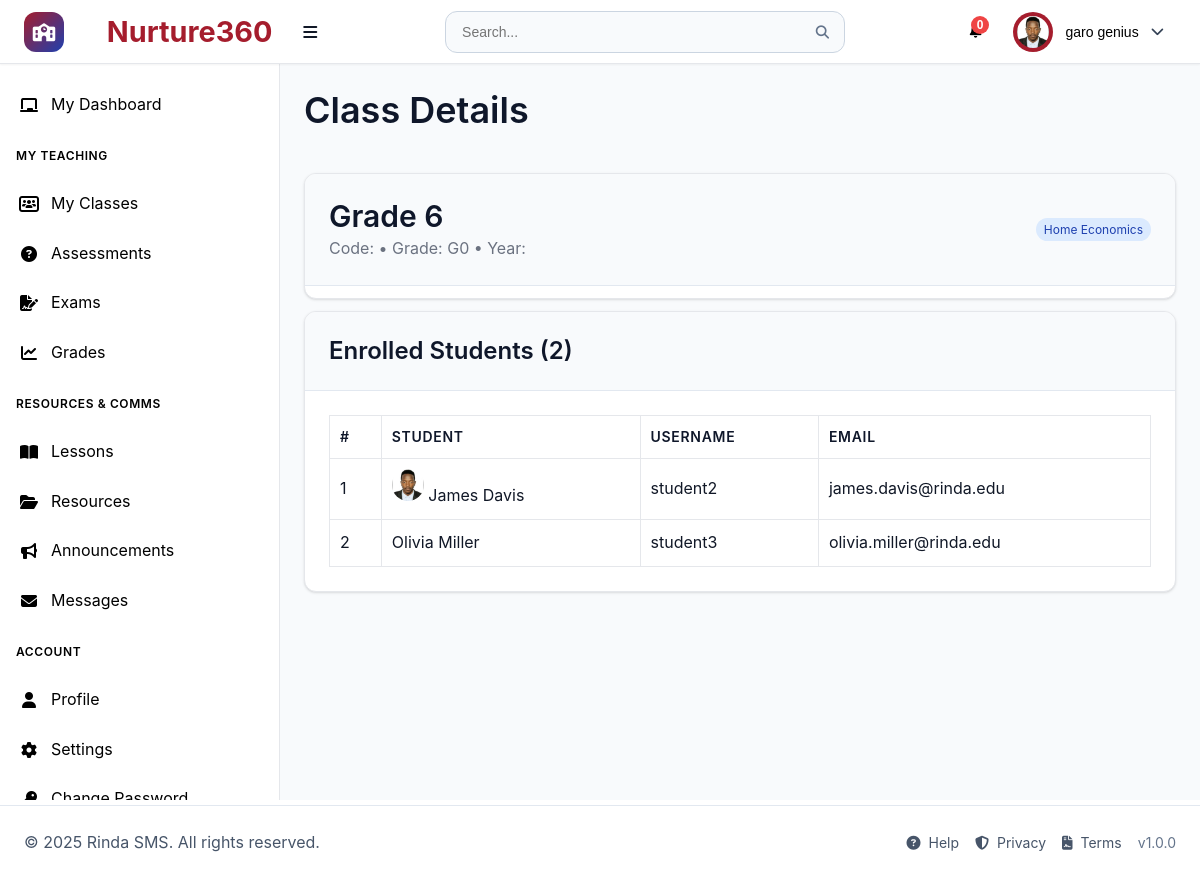
Screenshot of /pages/class_detail.php?id=6 (signed in) with the database file from the repository.
### tables this page shows
CREATE TABLE `users` (
  `id` int(11) NOT NULL,
  `username` varchar(50) NOT NULL,
  `email` varchar(100) NOT NULL,
  `password_hash` varchar(255) NOT NULL,
  `first_name` varchar(50) NOT NULL,
  `last_name` varchar(50) NOT NULL,
  `role` enum('superadmin','teacher','student','supervisor') NOT NULL,
  `phone` varchar(20) DEFAULT NULL,
  `address` text DEFAULT NULL,
  `profile_image` varchar(255) DEFAULT NULL,
  `is_active` tinyint(1) DEFAULT 1,
  `email_verified` tinyint(1) DEFAULT 0,
  `two_factor_enabled` tinyint(1) DEFAULT 0,
  `last_login` datetime DEFAULT NULL,
  `created_at` timestamp NOT NULL DEFAULT current_timestamp(),
  `updated_at` timestamp NOT NULL DEFAULT current_timestamp() ON UPDATE current_timestamp()
);

CREATE TABLE `classes` (
  `id` int(11) NOT NULL,
  `class_name` varchar(100) NOT NULL,
  `class_code` varchar(255) DEFAULT NULL,
  `virtual_link` varchar(500) DEFAULT NULL,
  `grade_level` int(11) DEFAULT NULL,
  `academic_year` varchar(10) DEFAULT NULL,
  `max_students` int(11) DEFAULT 30,
  `description` text DEFAULT NULL,
  `is_active` tinyint(1) DEFAULT 1,
  `created_at` timestamp NOT NULL DEFAULT current_timestamp(),
  `updated_at` timestamp NOT NULL DEFAULT current_timestamp() ON UPDATE current_timestamp()
);

CREATE TABLE `subjects` (
  `subject_id` int(11) NOT NULL,
  `class_id` int(11) DEFAULT NULL,
  `title` varchar(255) NOT NULL,
  `subject_code` varchar(20) DEFAULT NULL,
  `description` text DEFAULT NULL,
  `credits` int(11) DEFAULT 1,
  `is_active` tinyint(1) DEFAULT 1,
  `created_at` timestamp NOT NULL DEFAULT current_timestamp(),
  `updated_at` timestamp NOT NULL DEFAULT current_timestamp() ON UPDATE current_timestamp()
);

### pages/class_detail.php (the view, shortened to what this page needs)
<?php
$pdo = getDBConnection();
$teacherId = getCurrentUserId();
$classId = (int)($_GET['id'] ?? 0);
$error = '';
$class = null;
$teacherSubjects = [];
$students = [];
try {
    $cStmt = $pdo->prepare("SELECT id, class_name, class_code, grade_level, academic_year, description, max_students FROM classes WHERE id=?");
    $cStmt->execute([$classId]);
    $class = $cStmt->fetch();
    $sStmt = $pdo->prepare("SELECT s.subject_id AS id, s.title AS subject_name, s.subject_code
                            FROM teacher_assignments ta
                            JOIN subjects s ON s.subject_id = ta.subject_id
                            WHERE ta.teacher_id=? AND ta.class_id=? AND COALESCE(ta.is_active,1)=1
                            ORDER BY s.title");
    $sStmt->execute([$teacherId, $classId]);
    $teacherSubjects = $sStmt->fetchAll();
    $stStmt = $pdo->prepare("SELECT u.id, u.first_name, u.last_name, u.username, u.email, u.profile_image
                              FROM student_enrollments se
                              JOIN users u ON u.id = se.student_id
                              WHERE se.class_id=?
                              ORDER BY u.first_name, u.last_name");
    $stStmt->execute([$classId]);
    $students = $stStmt->fetchAll();
} catch (Throwable $e) {
    $error = $e->getMessage();
}
include '../components/header.php';
?>
<div class="dashboard-container">
  <?php include '../components/sidebar.php'; ?>
  <main class="main-content">
    <div class="page-header"><h1>Class Details</h1></div>
    <?php if (!empty($error)): ?>
      <div class="alert alert-danger"><?php echo htmlspecialchars($error); ?></div>
    <?php else: ?>
      <div class="card">
        <div class="card-header class-header">
          <div>
            <h2 style="margin:0;"><?php echo htmlspecialchars($class['class_name']); ?></h2>
            <div class="meta">Code: <?php echo htmlspecialchars($class['class_code']); ?> • Grade: G<?php echo (int)$class['grade_level']; ?> • Year: <?php echo htmlspecialchars($class['academic_year']); ?></div>
          </div>
          <div class="subject-badges">
            <?php if ($teacherSubjects): foreach ($teacherSubjects as $s): ?>
              <span class="badge"><?php echo htmlspecialchars($s['subject_name']); ?></span>
            <?php endforeach; else: ?>
              <span class="meta">No subjects assigned.</span>
            <?php endif; ?>
          </div>
        </div>
      </div>
      <div class="card" style="margin-top:12px;">
        <div class="card-header"><h3 style="margin:0;">Enrolled Students (<?php echo count($students); ?>)</h3></div>
        <div class="card-content">
          <?php if ($students): ?>
          <div class="table-responsive">
            <table class="table">
              <thead>
                <tr>
                  <th>#</th>
                  <th>Student</th>
                  <th>Username</th>
                  <th>Email</th>
                </tr>
              </thead>
              <tbody>
                <?php $i=1; foreach ($students as $stu): ?>
                  <tr>
                    <td><?php echo $i++; ?></td>
                    <td>
                      <?php
                        $pi = $stu['profile_image'] ?? '';
                        $url = '';
                        if (!empty($pi)) {
                          if (preg_match('/^https?:\/\//i', $pi)) { $url = $pi; }
                          else if (strpos($pi,'/') !== false) {
                            $p = ltrim($pi,'/'); if (strpos($p,'rinda/')===0) { $p = substr($p, strlen('rinda/')); }
                            $url = (strpos($p,'uploads/')===0) ? ('../'.$p) : ('../uploads/users/'.rawurlencode(basename($p)));
                          } else { $url = '../uploads/users/'.rawurlencode($pi); }
                        }
                      ?>
                      <img src="<?php echo htmlspecialchars($url); ?>" alt="" class="student-avatar" onerror="this.style.display='none';">
                      <?php echo htmlspecialchars(trim(($stu['first_name']??'').' '.($stu['last_name']??''))); ?>
                    </td>
                    <td><?php echo htmlspecialchars($stu['username']??''); ?></td>
                    <td><?php echo htmlspecialchars($stu['email']??''); ?></td>
                  </tr>
                <?php endforeach; ?>
              </tbody>
            </table>
          </div>
          <?php endif; ?>
        </div>
      </div>
    <?php endif; ?>
  </main>
</div>
<?php include '../components/footer.php'; ?>

### components/header.php (shortened to what this page needs)
<?php
require_once '../config/config.php';
$user_id = $_SESSION['user_id'] ?? null;
$first_name = $_SESSION['first_name'] ?? '';
$last_name = $_SESSION['last_name'] ?? '';
$user_role = $_SESSION['role'] ?? '';
$profile_image = '';
$profile_image_url = '';
try {
    $pdo = getDBConnection();
    $settings_stmt = $pdo->prepare("SELECT setting_key, setting_value FROM system_settings WHERE setting_key IN ('app_name', 'theme_primary_color', 'theme_secondary_color', 'theme_accent_color', 'theme_mode', 'app_logo', 'app_favicon', 'brand_display')");
    $settings_stmt->execute();
    $settings = [];
    while ($row = $settings_stmt->fetch()) {
        $settings[$row['setting_key']] = $row['setting_value'];
    }
    if ($user_id) {
        $uStmt = $pdo->prepare("SELECT profile_image FROM users WHERE id = ? LIMIT 1");
        $uStmt->execute([$user_id]);
        $uRow = $uStmt->fetch();
        if ($uRow && !empty($uRow['profile_image'])) {
            $profile_image = $uRow['profile_image'];
        }
    }
} catch (PDOException $e) {
    $settings = [
        'app_name' => APP_NAME,
        'theme_primary_color' => DEFAULT_PRIMARY_COLOR,
        'theme_mode' => 'light'
    ];
}
$app_name = $settings['app_name'] ?? APP_NAME;
$theme_mode = $settings['theme_mode'] ?? 'light';
$app_logo = $settings['app_logo'] ?? '';
$brand_display = $settings['brand_display'] ?? 'both';
$hasLogo = !empty($app_logo);
$mode = in_array($brand_display, ['logo','name','both'], true) ? $brand_display : 'both';
$showLogo = $hasLogo && ($mode === 'logo' || $mode === 'both');
$showName = ($mode === 'name' || $mode === 'both');
$showIcon = !$showLogo;
if (!empty($profile_image)) {
    if (preg_match('/^https?:\/\//i', $profile_image)) {
        $profile_image_url = $profile_image;
    } else if (strpos($profile_image, '/') !== false) {
        $p = ltrim($profile_image, '/');
        if (strpos($p, 'rinda/') === 0) {
            $p = substr($p, strlen('rinda/'));
        }
        if (strpos($p, 'uploads/') === 0) {
            $profile_image_url = '../' . $p;
        } else {
            if ($user_role === 'teacher') {
                $profile_image_url = '../uploads/teachers/' . rawurlencode(basename($p));
            } else {
                $profile_image_url = '../uploads/users/' . rawurlencode(basename($p));
            }
        }
    } else {
        if ($user_role === 'teacher') {
            $profile_image_url = '../uploads/teachers/' . rawurlencode($profile_image);
        } else {
            $profile_image_url = '../uploads/users/' . rawurlencode($profile_image);
        }
    }
}
?>
<!DOCTYPE html>
<html lang="en" data-theme="<?php echo $theme_mode; ?>">
<head>
    <link rel="stylesheet" href="../assets/css/main.css">
    <link rel="stylesheet" href="../assets/css/components.css">
    <link rel="stylesheet" href="../assets/css/dashboard.css">
    <link rel="stylesheet" href="https://cdnjs.cloudflare.com/ajax/libs/font-awesome/6.4.0/css/all.min.css">
</head>
<body class="role-<?php echo htmlspecialchars($user_role); ?>">
    <header class="header">
        <div class="header-left">
            <?php if ($showIcon): ?>
            <div class="school-icon">
                <i class="fas fa-school"></i>
            </div>
            <?php endif; ?>
            <div class="logo">
                <?php if ($showName): ?>
                    <h1 style="margin-left: 8px; display:inline-block;">&nbsp;<?php echo htmlspecialchars($app_name); ?></h1>
                <?php endif; ?>
                <button class="desktop-toggle" id="desktopSidebarToggle" title="Toggle sidebar">
                    <i class="fas fa-bars"></i>
                </button>
            </div>
        </div>
        <div class="header-center">
            <div class="search-bar">
                <input type="text" placeholder="Search..." id="globalSearch">
                <button type="button">
                    <i class="fas fa-search"></i>
                </button>
            </div>
        </div>
        <div class="header-right">
            <div class="header-actions">
                <div class="notification-dropdown">
                    <button class="notification-btn" id="notificationBtn">
                        <span class="notification-badge" id="notificationBadge">0</span>
                    </button>
                </div>
                <div class="user-dropdown">
                    <button class="user-btn" id="userBtn">
                        <div class="user-avatar">
                            <?php if (!empty($profile_image_url)): ?>
                                <img src="<?php echo htmlspecialchars($profile_image_url); ?>" alt="Avatar" style="width:32px;height:32px;border-radius:50%;object-fit:cover;" onerror="this.style.display='none'; this.parentElement.innerHTML='\\u003ci class=\\'fas fa-user\\'\\u003e\\u003c/i\\u003e';">
                            <?php else: ?>
                                <i class="fas fa-user"></i>
                            <?php endif; ?>
                        </div>
                        <span class="user-name"><?php echo $first_name . ' ' . $last_name; ?></span>
                        <i class="fas fa-chevron-down"></i>
                    </button>
                </div>
            </div>
        </div>
    </header>

### assets/css/main.css (style rules this page uses)
:root { --primary-color: #2563eb; --primary-dark: #1e40af; --primary-light: #3b82f6; --secondary-color: #64748b; --accent-color: #f59e0b; --success-color: #10b981; --warning-color: #f59e0b; --error-color: #ef4444; --info-color: #06b6d4; --white: #ffffff; --gray-50: #f8fafc; --gray-100: #f1f5f9; --gray-200: #e2e8f0; --gray-300: #cbd5e1; --gray-400: #94a3b8; --gray-500: #64748b; --gray-600: #475569; --gray-700: #334155; --gray-800: #1e293b; --gray-900: #0f172a; --font-family: 'Inter', -apple-system, BlinkMacSystemFont, 'Segoe UI', Roboto, sans-serif; --font-size-xs: 0.75rem; --font-size-sm: 0.875rem; --font-size-base: 1rem; --font-size-lg: 1.125rem; --font-size-xl: 1.25rem; --font-size-2xl: 1.5rem; --font-size-3xl: 1.875rem; --font-size-4xl: 2.25rem; --spacing-1: 0.25rem; --spacing-2: 0.5rem; --spacing-3: 0.75rem; --spacing-4: 1rem; --spacing-5: 1.25rem; --spacing-6: 1.5rem; --spacing-8: 2rem; --spacing-10: 2.5rem; --spacing-12: 3rem; --spacing-16: 4rem; --spacing-20: 5rem; --shadow-sm: 0 1px 2px 0 rgb(0 0 0 / 0.05); --shadow: 0 1px 3px 0 rgb(0 0 0 / 0.1), 0 1px 2px -1px rgb(0 0 0 / 0.1); --shadow-md: 0 4px 6px -1px rgb(0 0 0 / 0.1), 0 2px 4px -2px rgb(0 0 0 / 0.1); --shadow-lg: 0 10px 15px -3px rgb(0 0 0 / 0.1), 0 4px 6px -4px rgb(0 0 0 / 0.1); --shadow-xl: 0 20px 25px -5px rgb(0 0 0 / 0.1), 0 8px 10px -6px rgb(0 0 0 / 0.1); --radius-sm: 0.25rem; --radius: 0.375rem; --radius-md: 0.5rem; --radius-lg: 0.75rem; --radius-xl: 1rem; --radius-2xl: 1.5rem; --transition: all 0.2s ease-in-out; --transition-fast: all 0.1s ease-in-out; --transition-slow: all 0.3s ease-in-out; --header-height: 4rem; --sidebar-width: 280px; --sidebar-collapsed-width: 80px; --content-max-width: 1200px; }
* { margin: 0; padding: 0; box-sizing: border-box; }
html { font-size: 16px; scroll-behavior: smooth; height: 100%; }
body { font-family: var(--font-family); font-size: var(--font-size-base); line-height: 1.6; color: var(--gray-800); background-color: var(--gray-50); -webkit-font-smoothing: antialiased; -moz-osx-font-smoothing: grayscale; min-height: 100vh; display: flex; flex-direction: column; }
@media (min-width: 769px) { body { padding-bottom: 80px; } }
h1, h2, h3, h4, h5, h6 { font-weight: 600; line-height: 1.25; margin-bottom: var(--spacing-4); color: var(--gray-900); }
h1 { font-size: var(--font-size-4xl); }
h2 { font-size: var(--font-size-3xl); }
h3 { font-size: var(--font-size-2xl); }
.card { background-color: var(--white); border: 1px solid var(--gray-200); border-radius: var(--radius-lg); box-shadow: var(--shadow); overflow: hidden; }
.card-header { padding: var(--spacing-6); border-bottom: 1px solid var(--gray-200); background-color: var(--gray-50); }
.card-content { padding: var(--spacing-6); }
.table { width: 100%; border-collapse: collapse; background-color: var(--white); }
.table th, .table td { padding: var(--spacing-4); text-align: left; border-bottom: 1px solid var(--gray-200); }
.table th { background-color: var(--gray-50); font-weight: 600; color: var(--gray-900); font-size: var(--font-size-sm); text-transform: uppercase; letter-spacing: 0.05em; }

### assets/css/components.css (style rules this page uses)
.card-header { padding: var(--spacing-6); border-bottom: 1px solid var(--gray-200); background-color: var(--gray-50); display: flex; align-items: center; justify-content: space-between; }
.card-header h3 { margin: 0; display: flex; align-items: center; gap: var(--spacing-3); color: var(--gray-900); }
.card-content { padding: var(--spacing-6); }
.card-content { flex: 1 1 auto; }
.user-avatar { width: 32px; height: 32px; border-radius: 50%; background-color: var(--primary-color); color: var(--white); display: flex; align-items: center; justify-content: center; font-size: var(--font-size-sm); }

### pages/class_detail.php (style rules this page uses)
.class-header { display:flex; flex-wrap:wrap; align-items:center; justify-content:space-between; gap:12px; margin-bottom:12px; }
.meta { color:#6b7280; }
.subject-badges { display:flex; gap:6px; flex-wrap:wrap; }
.subject-badges .badge { display:inline-block; padding:2px 8px; border-radius:999px; font-size:12px; background:#dbeafe; color:#1e40af; }
.table { width:100%; border-collapse:collapse; }
.table th, .table td { padding:10px; border:1px solid var(--border-color); text-align:left; }
.table th { background: var(--card-bg); }
.student-avatar { width:32px; height:32px; border-radius:50%; object-fit:cover; }

### rows the page displays
users: profile_image (picture)
classes: class_name "Grade 6", grade_level "0"
subjects: title "Home Economics"
users: profile_image (picture), first_name+last_name "James Davis", username "student2", email "james.davis@rinda.edu"
users: first_name+last_name "Olivia Miller", username "student3", email "olivia.miller@rinda.edu"

### other values shown
$app_name "Nurture360"
$first_name "garo"
$last_name "genius"
count($students) "2"
APP_NAME "Rinda SMS"
APP_VERSION "1.0.0"
